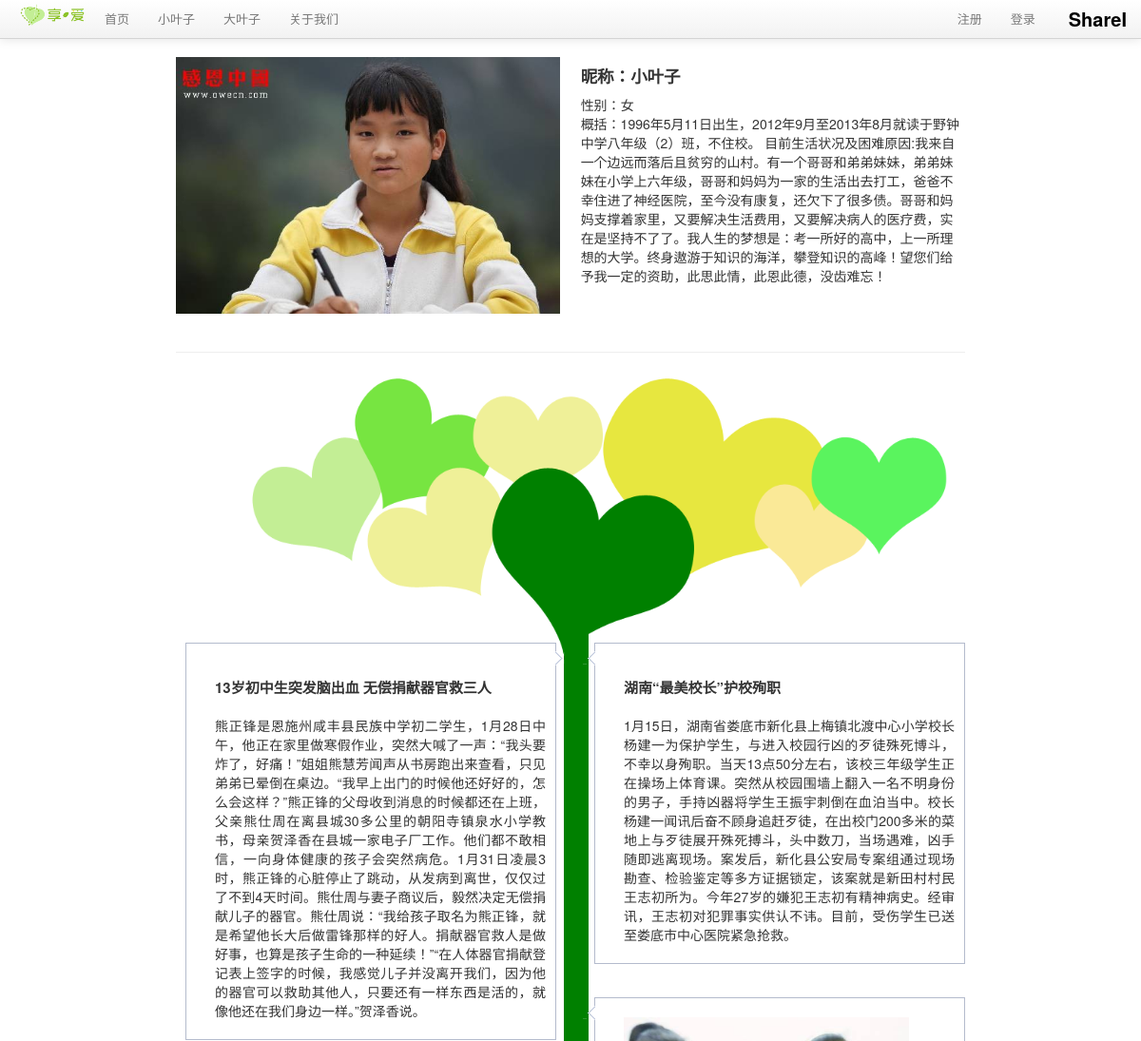
/littleleaf/1 (upper part), run on an earlier commit of the app's database.
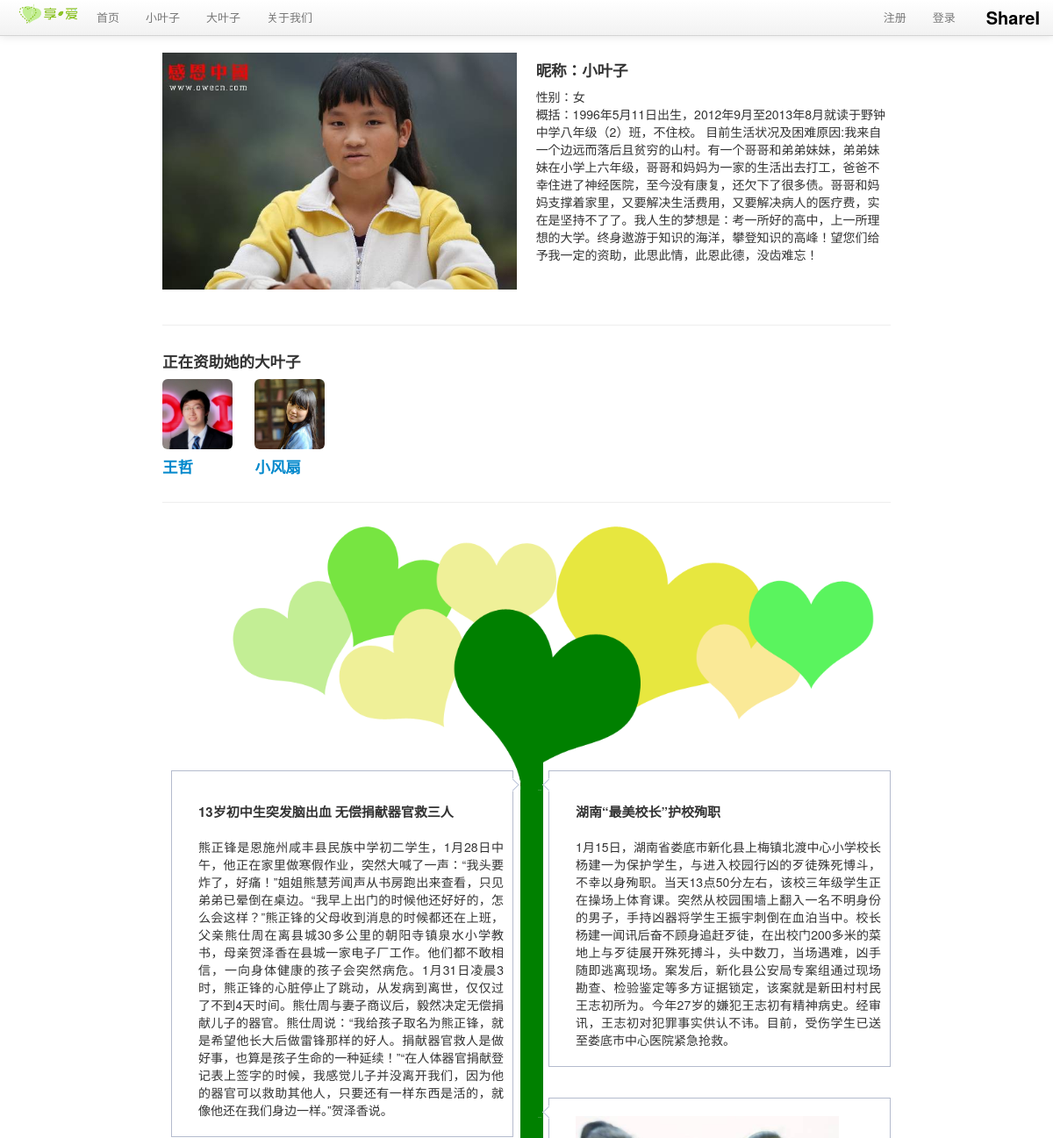
And on a later commit of the database.
### tables this page shows
CREATE TABLE blog (
	blog_id integer primary key autoincrement,
	bleaf_id integer not null,
	lleaf_id integer not null,
	title text not null,
	blogtext text not null,
	createtime TIMESTAMP default (datetime('now', 'localtime'))
);

CREATE TABLE bleaf (avatar TEXT, bleaf_id integer PRIMARY KEY, email text, uname text, sex text, ulevel integer, password text, rrurl text, sinawburl text, qqwburl text, createtime TIMESTAMP);

### sharei.py (the view)
@app.route('/littleleaf/<lleaf_id>')
def show_littleleaf(lleaf_id):
    littleleaf = query_db('select * from lleaf where lleaf.lleaf_id = ?', [lleaf_id], one=True)
    if littleleaf is None:
        error = 'Invalid little leaf id'
        return render_template('littleleaf.html', error=error)
    blogs = query_db('select * from blog where blog.lleaf_id = ?', [lleaf_id])
    donaters = query_db('select donating.donableaf_id, bleaf.avatar, bleaf.uname from donating join bleaf on donating.donableaf_id = bleaf.bleaf_id where donating.donalleaf_id = ?', [lleaf_id])
    return render_template('littleleaf_timeline.html', littleleaf=littleleaf, blogs=blogs, donaters=donaters)

### sharei.py (called while the page is built)
def get_db():
    top = _app_ctx_stack.top
    if not hasattr(top, 'sqlite_db'):
        top.sqlite_db = sqlite3.connect(app.config['DATABASE'])
        top.sqlite_db.row_factory = sqlite3.Row
    return top.sqlite_db

@app.teardown_appcontext
def close_database(exception):
    top = _app_ctx_stack.top
    if hasattr(top, 'sqlite_db'):
        top.sqlite_db.close()

def query_db(query, args=(), one=False):
    cur = get_db().execute(query, args)
    rv = cur.fetchall()
    return (rv[0] if rv else None) if one else rv

@app.before_request
def before_request():
    g.bleaf = None
    if 'bleaf_id' in session:
        g.bleaf = query_db('select * from bleaf where bleaf_id = ?', [session['bleaf_id']], one=True)

### templates/littleleaf_timeline.html (shortened to what this page needs)
{% extends "layout.html" %}
{% block body %}
<div class="container-fluid">
  <div class="row-fluid">
    <div class="span6">
        <img src={{ littleleaf.avatar }}>
    </div>
    <div class="span6" style="text-align : left;background-color:#FFFFFF; padding-left:20">
      <h4>昵称：{{littleleaf.name}}</h4>
      <p>性别：{{littleleaf.sex}}<br>
      {{littleleaf.lleafinfo}}<br>
    </div>
  </div><br>
  {% if donaters %}
  <hr>
  <div class="row-fluid">
    <div class="span9">
      <h4>正在资助她的大叶子</h4>
      <div class="row-fluid">
      {% for donater in donaters %}
        <div class="span2">
          <img src={{donater.avatar}} style="width:80px" class="img-rounded">
          <a href="{{ url_for('show_bigleaf', bleaf_id=donater.donableaf_id) }}" target="_blank"><h4>{{donater.uname}}</h4></a>
        </div>
    {% endfor %}
      </div>
    </div>
  </div>
  {% endif %}
  <hr>
  <div class="container-fluid">
  <img src="/static/img/treehead.png" style="margin-left:31px;margin-bottom:-60px">
  </div>
  {%if blogs %}
  <div id="tl_container">
    <div class="tl_timeline_container">
      <div class="tl_timeline">
      </div>
    </div>
      {% for blog in blogs %}
        <div class="tl_item">
          <div class="tl_inner">
            {% if blog.title == "image" %}
              <p><div style="height:200px">
                <img src= {{blog.blogtext }} style="height:200px">
              </div>
            </p>
            {% else %}
              <h2><a href="{{ url_for('show_blog', blog_id=blog.blog_id) }}" target="_blank">{{blog.title}}</a></h2>
              <p>{{blog.blogtext}}</p>
            {% endif %}
          </div>
        </div>
      {% endfor %}
  </div>
  {% endif %}
</div>
{% endblock %}

What changed in the data, as far as the page shows it:
now on this page (row edited): bleaf: avatar (picture), uname "王哲"
now on this page (row edited): bleaf: avatar (picture), uname "小风扇"
Also different on the page:
text now shown: "正在资助她的大叶子"
